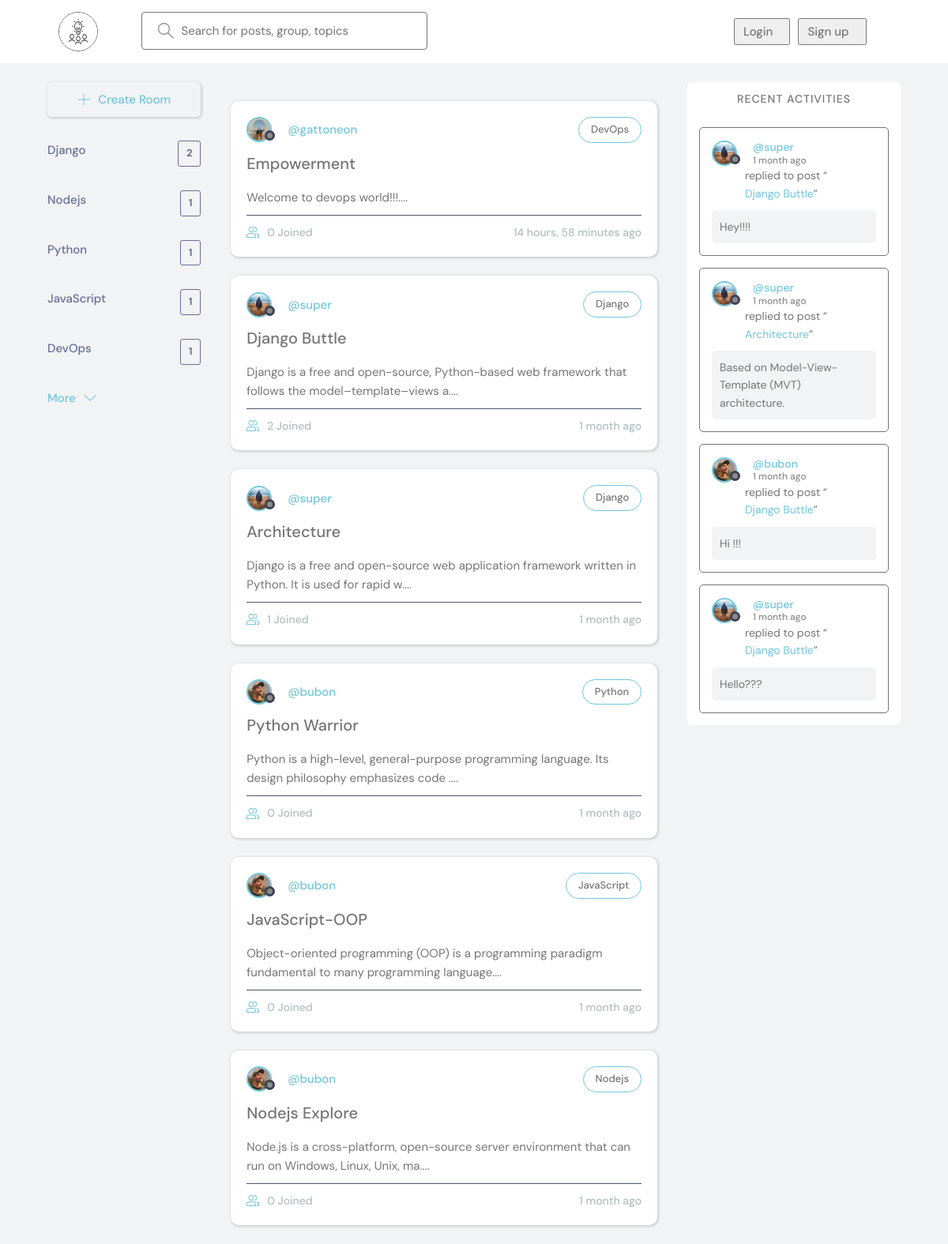
The page / on the database its author committed.
### base/models.py (models this page shows, shortened)
class Topic(models.Model):
    name = models.CharField(max_length=200)

class Room(models.Model):
    host = models.ForeignKey(NewUser, on_delete=models.SET_NULL, null=True)
    topic = models.ForeignKey(Topic, on_delete=models.CASCADE, null=True)
    name = models.CharField(max_length=200)
    description = models.TextField(null=True, blank=True)
    updated = models.DateTimeField(auto_now=True)
    created = models.DateTimeField(auto_now_add=True)
    participants = models.ManyToManyField(
        NewUser, related_name="participants", blank=True
    )
    class Meta:
        ordering = ["-updated", "-created"]
    def __str__(self) -> str:
        return self.name

class NewUser(AbstractUser):
    name = models.CharField(max_length=200, null=True)
    email = models.EmailField(unique=True, null=True)
    bio = models.TextField(null=True)
    avatar = models.ImageField(null=True, default="avatar.svg")
    USERNAME_FIELD = "email"
    REQUIRED_FIELDS = ["username"]

class Message(models.Model):
    user = models.ForeignKey(NewUser, on_delete=models.CASCADE)
    room = models.ForeignKey(Room, on_delete=models.CASCADE)
    body = models.TextField()
    updated = models.DateTimeField(auto_now=True)
    created = models.DateTimeField(auto_now_add=True)
    class Meta:
        ordering = ["-updated", "-created"]

### base/views.py (the view)
# urls.py: path("", home, name="home"),
def home(request):
    q = request.GET.get("q") if request.GET.get("q") != None else ""
    rooms = Room.objects.filter(
        Q(topic__name__icontains=q) | Q(name__icontains=q) | Q(description__icontains=q)
    )
    activity = Message.objects.filter(Q(room__topic__name__icontains=q))
    rooms_count = rooms.count()
    topics = Topic.objects.all()
    context = {
        "rooms": rooms,
        "topics": topics,
        "rooms_count": rooms_count,
        "room_messages": activity,
    }
    return render(request, "base/home.html", context)

### base/templates/base/home.html (shortened to what this page needs)
{% extends 'main.html' %}
{% block content %}
<main class="layout layout--3">
  <div class="container">
    {% include 'base/topics_component.html' %}
    <div class="roomList">
      {% include 'base/feed_component.html' %}
    </div>
    {% include 'base/activity_component.html' %}
  </div>
</main>
{% endblock %}

### base/templates/base/topics_component.html (shortened to what this page needs)
<div class="topics">
    <div class="topics__header">
        <a class="btn btn--main" href="{% url 'create-room' %}">
            <svg version="1.1" xmlns="http://www.w3.org/2000/svg" width="32" height="32" viewBox="0 0 32 32">
              <title>add</title>
              <path
                d="M16.943 0.943h-1.885v14.115h-14.115v1.885h14.115v14.115h1.885v-14.115h14.115v-1.885h-14.115v-14.115z">
              </path>
            </svg>
            Create Room
          </a>
     </div>
    <ul class="topics__list">
        {% for topic in topics %}
        <li>
            <a href="{% url 'home' %}?q={{topic.name}}">{{topic.name}}<span>{{topic.room_set.all.count}}</span></a>
        </li>
        {% endfor %}
    </ul>
    <a class="btn btn--link" href="{% url 'topics' %}">
        More
        <svg version="1.1" xmlns="http://www.w3.org/2000/svg" width="32" height="32" viewBox="0 0 32 32">
            <title>chevron-down</title>
            <path d="M16 21l-13-13h-3l16 16 16-16h-3l-13 13z"></path>
        </svg>
    </a>
</div>

### base/templates/base/feed_component.html (shortened to what this page needs)
{% for room in rooms %}
<div class="roomListRoom">
    <div class="roomListRoom__header">
        <a href="{% url 'user-profile' room.host.id %}" class="roomListRoom__author">
            <div class="avatar avatar--small">
                <img src="{{room.host.avatar.url}}" />
            </div>
            <span>@{{room.host.username}}</span>
        </a>
        <a href="{% url 'home' %}?q={{room.topic.name}}">
            <p class="roomListRoom__topic">{{room.topic.name}}</p>
        </a>
    </div>
    <div class="roomListRoom__content">
        <a href="{% url 'room' room.id %}">{{room.name}}</a>
        <p>{{room.description|slice:":100"}}....</p>
    </div>
    <div class="roomListRoom__meta">
        <a href="{% url 'room' room.id %}" class="roomListRoom__joined">
            {{room.participants.all.count}} Joined
        </a>
        <div class="roomListRoom__actions">
            <span>{{room.created|timesince}} ago</span>
        </div>
    </div>
</div>
{% endfor %}

### base/templates/base/activity_component.html (shortened to what this page needs)
<div class="activities">
    <div class="activities__header">
        <h2>Recent Activities</h2>
    </div>
    {% for message in room_messages %}
    <div class="activities__box">
        <div class="activities__boxHeader roomListRoom__header">
            <a href="{% url 'user-profile' message.user.id %}" class="roomListRoom__author">
                <div class="avatar avatar--small">
                    <img src="{{message.user.avatar.url}}" />
                </div>
                <p>
                    @{{message.user.username}}
                    <span>{{message.created|timesince}} ago</span>
                </p>
            </a>
        </div>
        <div class="activities__boxContent">
            <p>replied to post “<a href="{% url 'room' message.room.id %}">{{message.room}}</a>”</p>
            <div class="activities__boxRoomContent">{{message.body}}</div>
        </div>
    </div>
    {% endfor %}
</div>

### static/styles/header.css (style rules this page uses)
.avatar { margin-right: 10px; }
.layout { margin-top: 2.4rem; }
.layout > .container { display: flex; justify-content: space-between; align-items: flex-start; }
.layout--3 > .container > div:first-child { flex-basis: 18%; max-width: 22.5rem; }
.layout--3 > .container > div:nth-child(2) { flex-basis: 50%; }
.layout--3 > .container > div:last-child { flex-basis: 25%; }

### rows shown on the page
Topic: name "Django", room_set.all.count "2"
Topic: name "Nodejs", room_set.all.count "1"
Topic: name "Python", room_set.all.count "1"
Topic: name "JavaScript", room_set.all.count "1"
Topic: name "DevOps", room_set.all.count "1"
Room: host.avatar (picture), host.username "gattoneon", topic.name "DevOps", name "Empowerment", description "Welcome to devops world!!!", participants.all.count "0", created "14 hours, 58 minutes"
Room: host.avatar (picture), host.username "super", topic.name "Django", name "Django Buttle", description "Django is a free and open-source, Python-based web framework that follows the model–template–views a", participants.all.count "2", created "1 month"
Room: host.avatar (picture), host.username "super", topic.name "Django", name "Architecture", description "Django is a free and open-source web application framework written in Python. It is used for rapid w", participants.all.count "1", created "1 month"
Room: host.avatar (picture), host.username "bubon", topic.name "Python", name "Python Warrior", description "Python is a high-level, general-purpose programming language. Its design philosophy emphasizes code", participants.all.count "0", created "1 month"
Room: host.avatar (picture), host.username "bubon", topic.name "JavaScript", name "JavaScript-OOP", description "Object-oriented programming (OOP) is a programming paradigm fundamental to many programming language", participants.all.count "0", created "1 month"
Room: host.avatar (picture), host.username "bubon", topic.name "Nodejs", name "Nodejs Explore", description "Node.js is a cross-platform, open-source server environment that can run on Windows, Linux, Unix, ma", participants.all.count "0", created "1 month"
Message: user.avatar (picture), user.username "super", created "1 month", room "Django Buttle", body "Hey!!!!"
Message: user.avatar (picture), user.username "super", created "1 month", room "Architecture", body "Based on Model-View-Template (MVT) architecture."
Message: user.avatar (picture), user.username "bubon", created "1 month", room "Django Buttle", body "Hi !!!"
Message: user.avatar (picture), user.username "super", created "1 month", room "Django Buttle", body "Hello???"
